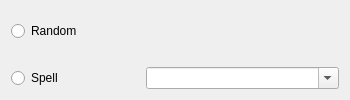
<?xml version="1.0" encoding="UTF-8"?>
<ui version="4.0">
 <class>ShrineWidget</class>
 <widget class="QDialog" name="ShrineWidget">
  <property name="windowModality">
   <enum>Qt::WindowModality::NonModal</enum>
  </property>
  <property name="geometry">
   <rect>
    <x>0</x>
    <y>0</y>
    <width>350</width>
    <height>100</height>
   </rect>
  </property>
  <property name="sizePolicy">
   <sizepolicy hsizetype="MinimumExpanding" vsizetype="MinimumExpanding">
    <horstretch>0</horstretch>
    <verstretch>0</verstretch>
   </sizepolicy>
  </property>
  <property name="minimumSize">
   <size>
    <width>350</width>
    <height>70</height>
   </size>
  </property>
  <property name="maximumSize">
   <size>
    <width>350</width>
    <height>150</height>
   </size>
  </property>
  <property name="windowTitle">
   <string>Scholar</string>
  </property>
  <property name="layoutDirection">
   <enum>Qt::LayoutDirection::LeftToRight</enum>
  </property>
  <property name="modal">
   <bool>true</bool>
  </property>
  <layout class="QVBoxLayout" name="verticalLayout">
   <property name="spacing">
    <number>10</number>
   </property>
   <property name="topMargin">
    <number>5</number>
   </property>
   <item>
    <layout class="QHBoxLayout" name="horizontalLayout_4" stretch="0,0">
     <property name="sizeConstraint">
      <enum>QLayout::SizeConstraint::SetMinimumSize</enum>
     </property>
     <item>
      <widget class="QRadioButton" name="random">
       <property name="maximumSize">
        <size>
         <width>120</width>
         <height>16777215</height>
        </size>
       </property>
       <property name="text">
        <string>Random</string>
       </property>
      </widget>
     </item>
     <item>
      <widget class="QLabel" name="warning">
       <property name="sizePolicy">
        <sizepolicy hsizetype="Preferred" vsizetype="Minimum">
         <horstretch>0</horstretch>
         <verstretch>1</verstretch>
        </sizepolicy>
       </property>
       <property name="font">
        <font>
         <pointsize>9</pointsize>
        </font>
       </property>
       <property name="autoFillBackground">
        <bool>false</bool>
       </property>
       <property name="text">
        <string/>
       </property>
       <property name="wordWrap">
        <bool>true</bool>
       </property>
      </widget>
     </item>
    </layout>
   </item>
   <item>
    <layout class="QHBoxLayout" name="horizontalLayout_3">
     <property name="sizeConstraint">
      <enum>QLayout::SizeConstraint::SetNoConstraint</enum>
     </property>
     <item>
      <widget class="QRadioButton" name="custom">
       <property name="maximumSize">
        <size>
         <width>125</width>
         <height>16777215</height>
        </size>
       </property>
       <property name="layoutDirection">
        <enum>Qt::LayoutDirection::LeftToRight</enum>
       </property>
       <property name="text">
        <string>Spell</string>
       </property>
      </widget>
     </item>
     <item>
      <widget class="QComboBox" name="spells">
       <property name="sizePolicy">
        <sizepolicy hsizetype="Preferred" vsizetype="Fixed">
         <horstretch>0</horstretch>
         <verstretch>1</verstretch>
        </sizepolicy>
       </property>
       <property name="editable">
        <bool>true</bool>
       </property>
      </widget>
     </item>
    </layout>
   </item>
  </layout>
 </widget>
 <resources/>
 <connections/>
</ui>
